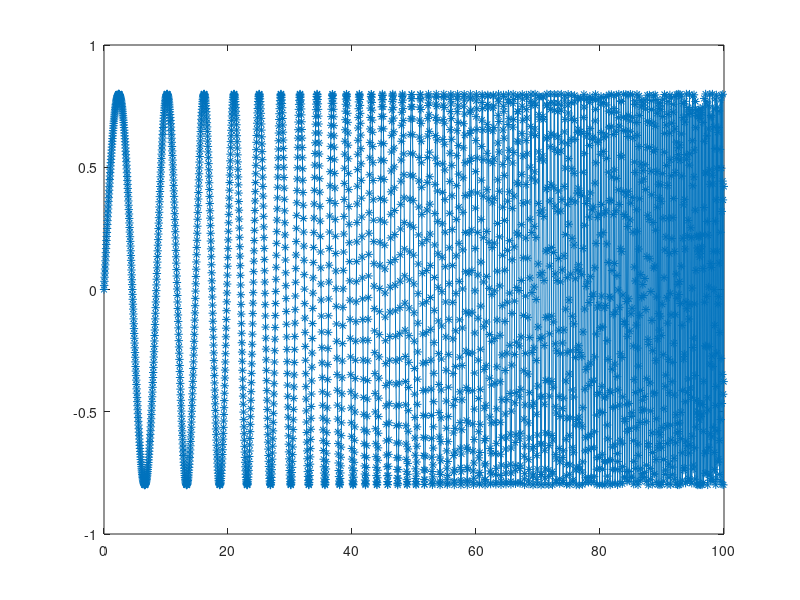

Write the MATLAB code that produced this figure.
a = 1/10;
b = 1;
start = 0;
slut = 100;
fs = b*10;
t = 0:1/fs:100;
y = 0.79*chirp(t, a, t(end), b,'logarithmic');
plot(t, y, '*-');
%%
fs = 30; % sample rate
f1 = 1/10; % start freq
f2 = 5; % end freq
T = 100; %second run time 
 
w1=2*pi*f1;
w2=2*pi*f2;
t=0:1/fs:(T*fs-1)/fs;
K=T*w1/log(w2/w1);
L=T/log(w2/w1);
sweep=0.799760*sin(K.*(exp(t./L)-1)); %sweep data set
csvwrite('newFreqSweep100S30SAMPLEFREQ_ONETEENTHtoFIVE.csv',sweep);
plot(t,sweep,'*-')
